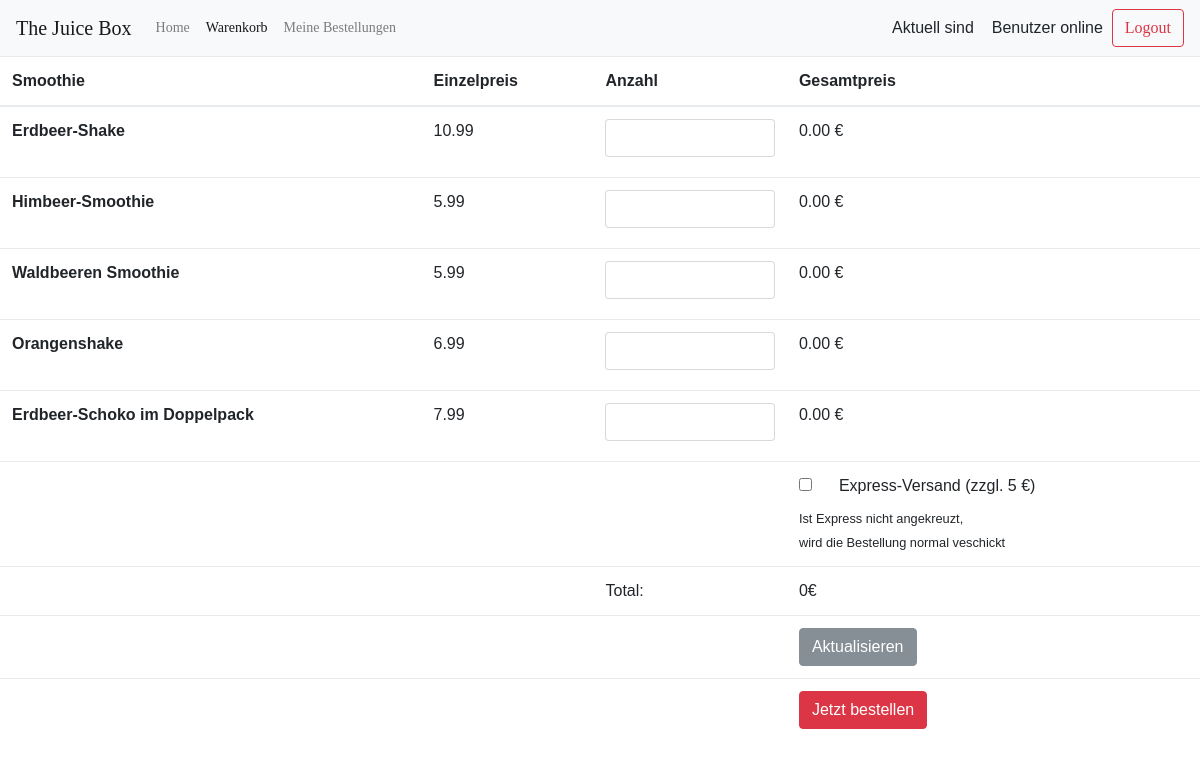
/warenkorb.php (signed in), run on the app's committed database.
### tables this page shows
CREATE TABLE produkt(
	id int PRIMARY KEY AUTO_INCREMENT,
	produktname varchar(255),
	preis float,
	beschreibung varchar(255)
);

### warenkorb.php (the view, shortened to what this page needs)
<?php
$pdo = new PDO('mysql:host=localhost;dbname=thejuicebox', 'root', '');
$statement = $pdo->prepare("SELECT * FROM produkt");
    $result = $statement->execute();
    $products = $statement->fetchAll();
?>
<!DOCTYPE html>
<html lang="en">
<head>
    <link rel="stylesheet" href="bootstrap/css/bootstrap.min.css">
    <link rel="stylesheet" href="css/default.css">
    <link rel="stylesheet" type="text/css" href="vendor/bootstrap/css/bootstrap.min.css">
    <link rel="stylesheet" type="text/css" href="vendor/animate/animate.css">
    <link rel="stylesheet" type="text/css" href="vendor/css-hamburgers/hamburgers.min.css">
    <link rel="stylesheet" type="text/css" href="vendor/animsition/css/animsition.min.css">
    <link rel="stylesheet" type="text/css" href="vendor/select2/select2.min.css">
    <link rel="stylesheet" type="text/css" href="vendor/daterangepicker/daterangepicker.css">
    <link rel="stylesheet" type="text/css" href="css/util.css">
    <link rel="stylesheet" type="text/css" href="css/main.css">
    <link rel="stylesheet" type="text/css" href="css/style.css">
</head>
<body>
<nav class="navbar navbar-expand-lg navbar-light bg-light">
  <a class="navbar-brand" href="#">The Juice Box</a>
  <ul class="collapse navbar-collapse" id="navbarNavAltMarkup">
    <ul class="navbar-nav  mr-auto mt-2 mt-lg-0">
      <a class="nav-item nav-link" href="geheim.php">Home</a>
      <a class="nav-item nav-link active" href="warenkorb.php">Warenkorb<span class="sr-only">(current)</span></a>
      <a class="nav-item nav-link" href="meineBestellungen.php">Meine Bestellungen</a>
    </ul>
    <div class="form-inline my-2 my-lg-0">
      Aktuell sind &nbsp; <span id="logged_in"></span> &nbsp; Benutzer online &nbsp;
      <a class="btn btn-outline-danger my-2 my-sm-0" href="logout.php" role="button">Logout</a>
    </div>
</nav>
<form action="" method="post">
<table class="table table-hover">
  <thead>
    <tr>
      <th scope="col">Smoothie</th>
      <th scope="col">Einzelpreis</th>
      <th scope="col">Anzahl</th>
      <th scope="col">Gesamtpreis</th>
    </tr>
  </thead>
  <tbody>
      <?php $summe = 0;  ?>
  <?php foreach ($products as $product): ?>
    <tr>
      <th scope="row"><?php echo $product["produktname"]?></th>
      <td><?php echo $product["preis"]?></td>
      <td><input type="number" min="0" max="100" class="form-control mb-2 mr-sm-2" value="<?php echo $_SESSION["basket"][$product["id"]]?>" name="<?php echo $product["id"]?>"></td>
      <td>
          <?php
          if(empty($_SESSION["basket"][$product["id"]]))
          {
              echo "0.00 €";
          } else {
              $summe += $product["preis"] * $_SESSION["basket"][$product["id"]];
              echo $product["preis"] * $_SESSION["basket"][$product["id"]] . " €";
          }
          ?>
          </td>
    </tr>
    <?php endforeach; ?>
    <tr>
        <td></td>
        <td></td>
        <td></td>
        <td><div class="form-check">
        <input class="form-check-input" type="checkbox" name="express" <?php if(!empty($_SESSION["basket"]["express"])): ?>checked <?php endif; ?>>
        <label class="form-check-label" for="defaultCheck1">
            Express-Versand (zzgl. 5 €)
        </label>
        </div>
        <small>Ist Express nicht angekreuzt, <br> wird die Bestellung normal veschickt</small>
    </td>
    </tr>
    <tr>
        <td></td>
        <td></td>
        <td>Total: </td>
        <td><?php
            echo $summe . "€"?>
        </td>
    </tr>
    <tr>
        <td></td>
        <td></td>
        <td></td>
        <td><button type="submit" class="btn btn-secondary" name="action" value="1">Aktualisieren</button></td>
    </tr>
    <tr>
        <td></td>
        <td></td>
        <td></td>
        <td><button type="submit" class="btn btn-danger"name="action" value="2">Jetzt bestellen</button></td>
    </tr>
  </tbody>
</table>
</form>
</body>
</html>

### css/default.css (style rules this page uses)
body { font-family: 'Roboto', sand-serif; }

### css/main.css (style rules this page uses)
* { margin: 0px; padding: 0px; box-sizing: border-box; }
body, html { height: 100%; font-family: OpenSans-Regular, sans-serif; }
a { font-family: OpenSans-Regular; font-size: 14px; line-height: 1.7; color: #666666; margin: 0px; transition: all 0.4s; -webkit-transition: all 0.4s; -o-transition: all 0.4s; -moz-transition: all 0.4s; }
ul, li { margin: 0px; list-style-type: none; }
input { outline: none; border: none; }
button { outline: none !important; border: none; background: transparent; }

### data on the page
produkt: produktname "Erdbeer-Shake", preis "10.99", shows "0.00 €"
produkt: produktname "Himbeer-Smoothie", preis "5.99", shows "0.00 €"
produkt: produktname "Waldbeeren Smoothie", preis "5.99", shows "0.00 €"
produkt: produktname "Orangenshake", preis "6.99", shows "0.00 €"
produkt: produktname "Erdbeer-Schoko im Doppelpack", preis "7.99", shows "0.00 €"

### other printed values
$summe "0"
